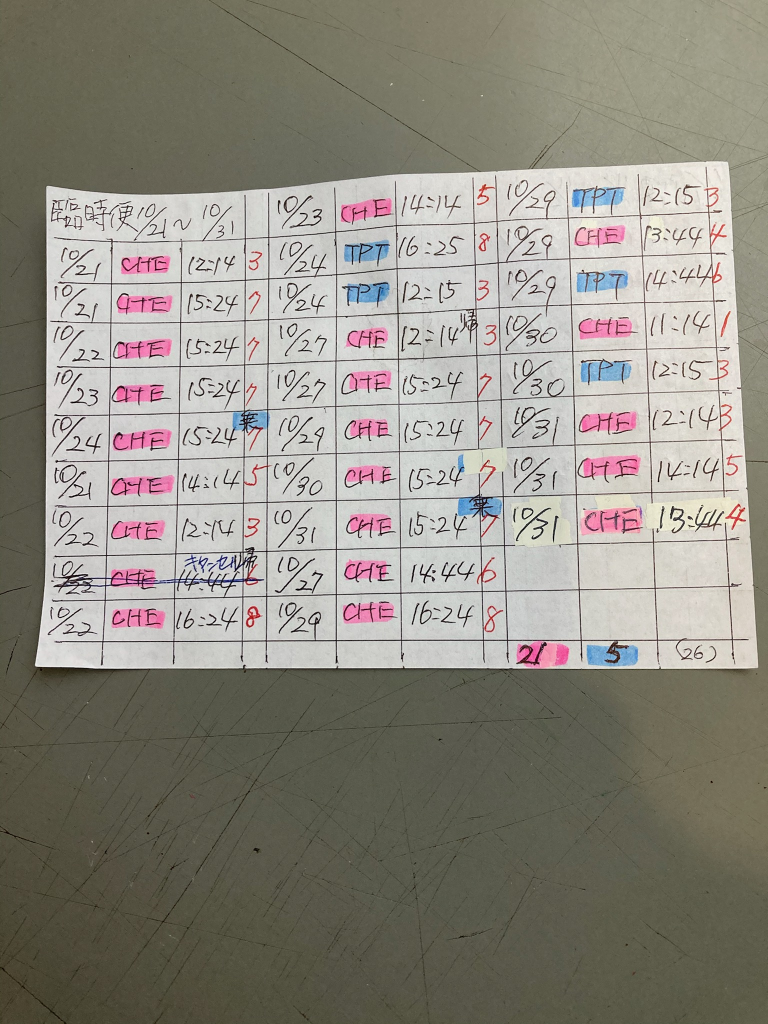
#> input picture app/shared_files/88d838a6_783583252.jpeg, 1536 x 2048 px (shown at 1/2 size)
$ python -i camera_scanner_service.py   (imports and definitions only)
#> lines starting #> are read from the running program, lines starting #| are printed output that depends on the picture; after the words box and inside, x2 and y2 are one past the last pixel; in counts of white or black regions, pixels touching at a corner belong together
"""カメラスキャナーの画像処理パイプライン。

スマートフォンで撮影した「ただの写真」を、プリンターでスキャンしたような
正面化・切り取り済みの書類画像へ補正し、最終的に表裏をまとめた1つのPDFを
生成する。肝となるのは以下の2点で、すべて CPU（OpenCV）だけで完結する。

1. 角度の自動補正＋切り取り
   グレースケール化 → エッジ抽出 → 最大の四角形（カード外形）検出 →
   射影変換（4点ワープ）で正面化し、運転免許証の規格比（ISO/IEC 7810 ID-1,
   85.6mm×54mm ≒ 1.585:1）へ正規化する。

2. スキャン風の仕上げ
   照明ムラの平準化（CLAHE）、簡易ホワイトバランス、軽いシャープ化で、
   色を保ったままスキャナー出力のような均一で締まった見た目にする。

自動検出が外れた場合に備え、利用者が四隅をドラッグして指定する手動補正
（``process_with_points``）と、90度単位の回転（``rotate_image``）も提供する。
"""
from __future__ import annotations

import io
import logging
from typing import List, Optional, Sequence, Tuple

import cv2
import numpy as np
from PIL import Image, ImageOps

logger = logging.getLogger(__name__)

# 運転免許証（ID-1）の縦横比。出力はこの比率の横長へ正規化する。
ID1_RATIO = 85.6 / 54.0

# 射影変換後の出力サイズ（300dpi 相当の横長）。長辺/短辺で固定し、
# どのカードも同じ寸法で揃うようにする。
OUTPUT_LONG_EDGE = 1012   # 85.6mm @ 300dpi
OUTPUT_SHORT_EDGE = int(round(OUTPUT_LONG_EDGE / ID1_RATIO))  # ≒ 638

# 輪郭検出を行う際の作業解像度（長辺）。大きな写真はここまで縮小して高速化する。
DETECT_MAX_EDGE = 1600

# カード外形とみなすために必要な、画面に占める最小面積比。
MIN_QUAD_AREA_RATIO = 0.18

JPEG_QUALITY = 90

# ID-1（運転免許証）の角丸半径。長辺に対する比（3.18mm / 85.6mm）。
CORNER_RADIUS_RATIO = 3.18 / 85.6


class ScanError(ValueError):
    """画像のデコード・処理に失敗したときに送出する。"""


# --------------------------------------------------------------------------- #
# 入出力
# --------------------------------------------------------------------------- #
# [43 lines left out: functions decode_image, encode_jpeg, encode_png, decode_unchanged, not called in this run]


# --------------------------------------------------------------------------- #
# 四角形（カード外形）の検出
# --------------------------------------------------------------------------- #
def _order_points(pts: np.ndarray) -> np.ndarray:
    """4点を 左上・右上・右下・左下 の順へ並べ替える。

    座標の和が最小＝左上、最大＝右下。差(x-y)が最小＝右上、最大＝左下。
    撮影時の回転に関わらず一貫した巻き方向で返す。
    """
    pts = np.asarray(pts, dtype="float32").reshape(4, 2)
    ordered = np.zeros((4, 2), dtype="float32")
    s = pts.sum(axis=1)
    d = np.diff(pts, axis=1).ravel()
    ordered[0] = pts[np.argmin(s)]  # 左上
    ordered[2] = pts[np.argmax(s)]  # 右下
    ordered[1] = pts[np.argmin(d)]  # 右上
    ordered[3] = pts[np.argmax(d)]  # 左下
    return ordered


def _largest_card_contour(work: np.ndarray):
    """カード外形とみられる最大の輪郭を返す。複数の前処理を併用して頑健にする。

    実写真では背景・影・低コントラストで Canny だけだと外形を取りこぼすことが
    あるため、Canny に加えて Otsu 二値化（明るいカードと背景の境界）も試し、
    妥当な面積の最大輪郭を選ぶ。
    """
    gray = cv2.cvtColor(work, cv2.COLOR_BGR2GRAY)
    gray = cv2.bilateralFilter(gray, 9, 75, 75)
    work_area = float(work.shape[0] * work.shape[1])

    contours = []
    # 方法A: 中央値ベースの自動しきい値 Canny（エッジで外形を捉える）
    median = float(np.median(gray))
    lower = int(max(0, 0.66 * median))
    upper = int(min(255, 1.33 * median))
    edged = cv2.Canny(gray, lower, upper)
    edged = cv2.dilate(edged, np.ones((3, 3), np.uint8), iterations=1)
    edged = cv2.morphologyEx(edged, cv2.MORPH_CLOSE, np.ones((5, 5), np.uint8))
    ca, _ = cv2.findContours(edged, cv2.RETR_LIST, cv2.CHAIN_APPROX_SIMPLE)
    contours.extend(ca)
    # 方法B: Otsu 二値化（明暗どちらの背景でも拾えるよう正負両方）
    _, th = cv2.threshold(gray, 0, 255, cv2.THRESH_BINARY + cv2.THRESH_OTSU)
    for binimg in (th, cv2.bitwise_not(th)):
        cb, _ = cv2.findContours(binimg, cv2.RETR_EXTERNAL, cv2.CHAIN_APPROX_SIMPLE)
        contours.extend(cb)

    best = None
    best_area = 0.0
    for cnt in contours:
        area = cv2.contourArea(cnt)
        # 小さすぎ（誤検出）・大きすぎ（画像全体の枠）は除外。
        if area < MIN_QUAD_AREA_RATIO * work_area or area > 0.985 * work_area:
            continue
        if area > best_area:
            best = cnt
            best_area = area
    return best


def _quad_from_contour(cnt: np.ndarray) -> np.ndarray:
    """輪郭から4隅を得る。まず4角形近似、ダメなら最小外接の回転矩形で代用する。

    回転矩形（``minAreaRect``）を使うことで、斜めに撮られたカードでも淵に沿った
    傾きを検出でき、射影変換で垂直・平行へ（自動回転して）正面化できる。
    """
    peri = cv2.arcLength(cnt, True)
    approx = cv2.approxPolyDP(cnt, 0.02 * peri, True)
    if len(approx) == 4 and cv2.isContourConvex(approx):
        return approx.reshape(4, 2).astype("float32")
    # 4角形に近似できない（背景が複雑・淵が一部欠ける等）ときは、淵に最もよく
    # 沿う回転矩形の4隅を使う。これによりカードの傾きを検出して水平化できる。
    box = cv2.boxPoints(cv2.minAreaRect(cnt))
    return box.astype("float32")


def _auto_detect_quad(bgr: np.ndarray) -> Optional[np.ndarray]:
    """画像中のカード外形を検出して4隅を返す。

    見つからなければ ``None``。座標は入力 ``bgr`` のピクセル座標系で返す。
    """
    h, w = bgr.shape[:2]
    scale = min(1.0, DETECT_MAX_EDGE / float(max(h, w)))
    work = cv2.resize(bgr, (int(w * scale), int(h * scale)), interpolation=cv2.INTER_AREA) if scale < 1.0 else bgr

    cnt = _largest_card_contour(work)
    if cnt is None:
        return None
    quad = _quad_from_contour(cnt)
    if scale < 1.0:
        quad = quad / scale
    return _order_points(quad)


# --------------------------------------------------------------------------- #
# 射影変換（正面化＋切り取り）と仕上げ
# --------------------------------------------------------------------------- #
# [232 lines left out: functions _warp_to_card, enhance_document, _fine_deskew, _round_corners, _finish_card, rotate_image and 4 more, not called in this run]

>>> import cv2
>>> picture = cv2.cvtColor(cv2.imread('../shared_files/88d838a6_783583252.jpeg'), cv2.COLOR_BGR2RGB)
>>> result = _auto_detect_quad(picture)
#> in _largest_card_contour, `gray = cv2.cvtColor(work, cv2.COLOR_BGR2GRAY)`:
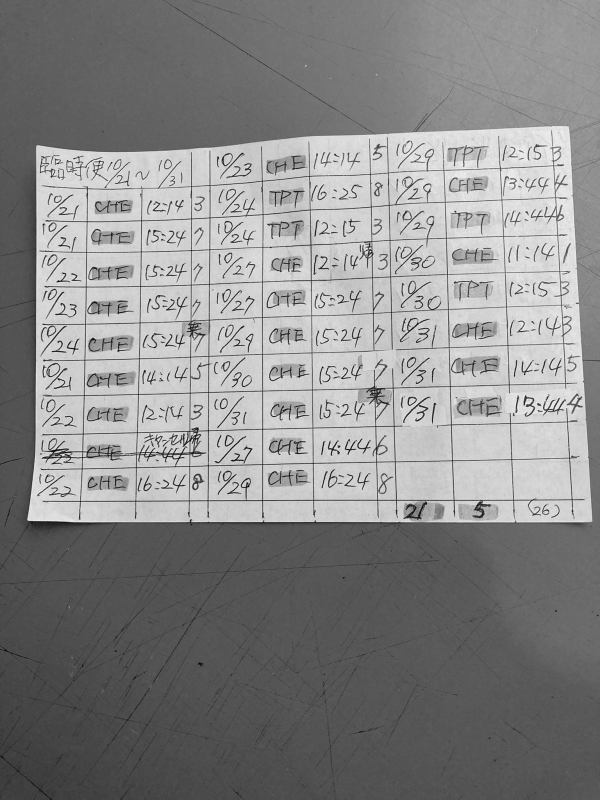
#> gray: shape (1600, 1200) (shown at 1/2 size); min 0, max 245, mean 137.2
#> in _largest_card_contour, `median = float(np.median(gray))`: median = 119
#> in _largest_card_contour, `lower = int(max(0, 0.66 * median))`: lower = 78
#> in _largest_card_contour, `upper = int(min(255, 1.33 * median))`: upper = 158
#> in _largest_card_contour, `edged = cv2.Canny(gray, lower, upper)`:
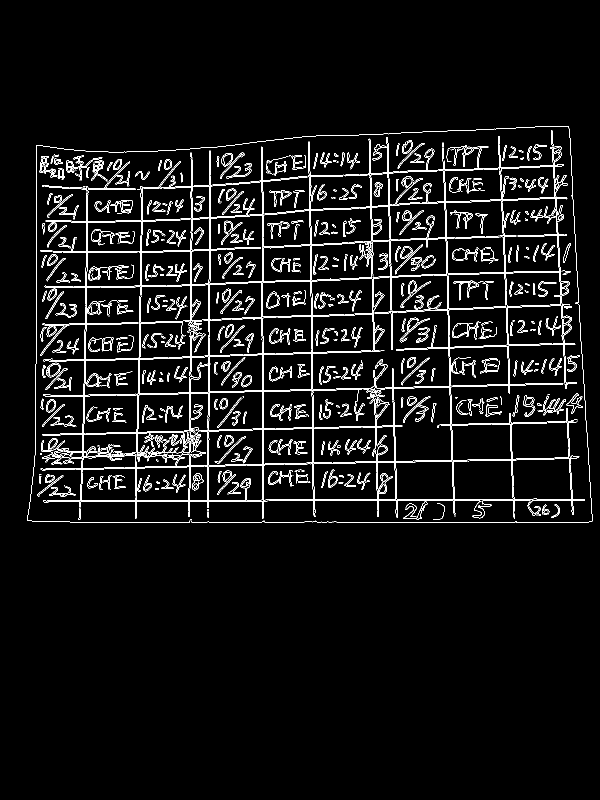
#> edged: shape (1600, 1200) (shown at 1/2 size); 4.6% white in thin lines or dots, all inside (x1, y1, x2, y2) = (54, 252, 1185, 1045)
#> in _largest_card_contour, `edged = cv2.dilate(edged, np.ones((3, 3), np.uint8), iterations=1)`:
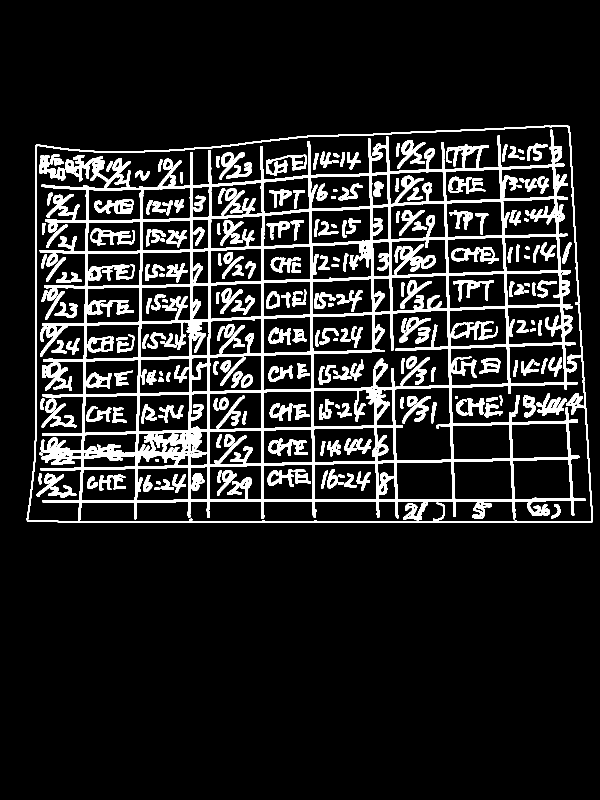
#> edged: shape (1600, 1200) (shown at 1/2 size); 12.7% white; 262 white regions, largest, box (x1, y1, x2, y2) and area: (79, 259, 1171, 1041) 132912, (53, 251, 1186, 1046) 11637, (789, 488, 872, 550) 1804
#> in _largest_card_contour, `edged = cv2.morphologyEx(edged, cv2.MORPH_CLOSE, np.ones((5, 5), np.ui..`:
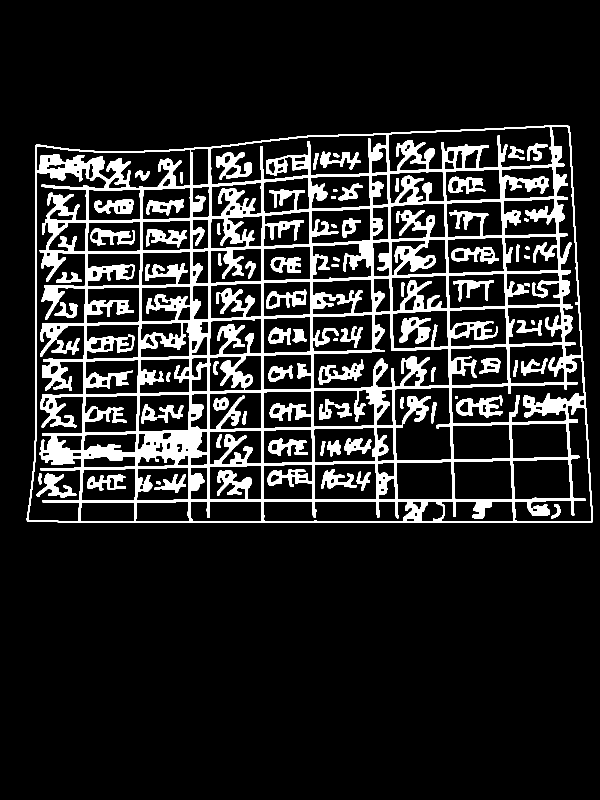
#> edged: shape (1600, 1200) (shown at 1/2 size); 13.7% white; 74 white regions
#> in _largest_card_contour, `ca, _ = cv2.findContours(edged, cv2.RETR_LIST, cv2.CHAIN_APPROX_SIMPLE)`: ca = 347 contours, 1 with area under 20; largest, box (x1, y1, x2, y2) and area: (53, 251, 1186, 1046) 839210, (56, 336, 213, 1044) 46478, (421, 269, 773, 369) 22186, (626, 627, 899, 778) 18314, (776, 253, 1105, 344) 17906
#> in _largest_card_contour, `_, th = cv2.threshold(gray, 0, 255, cv2.THRESH_BINARY + cv2.THRESH_OTSU)`:
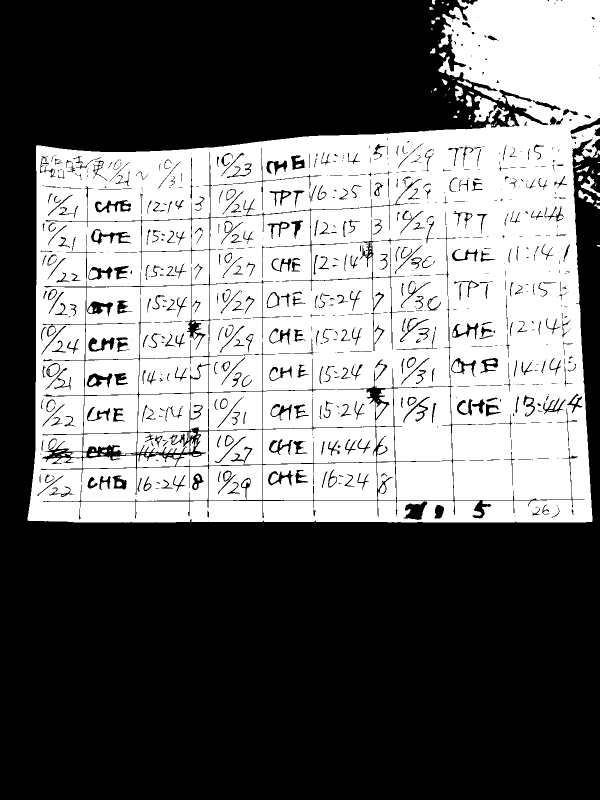
#> th: shape (1600, 1200) (shown at 1/2 size); 43.5% white; 123 white regions (45 under 20 px)
#> the loop in _largest_card_contour, `for binimg in (th, cv2.bitwise_not(th)):` made 2 passes
#> after the loop in _largest_card_contour, `for binimg in (th, cv2.bitwise_not(th)):`: contours = 1232 contours, 589 with area under 20; largest, box (x1, y1, x2, y2) and area: (0, 0, 1200, 1600) 1009049, (55, 0, 1200, 1045) 901412, (53, 251, 1186, 1046) 839210, (82, 562, 1079, 1037) 96176, (56, 336, 213, 1044) 46478
#> the loop in _largest_card_contour, `for cnt in contours:` made 1232 passes
#> (area, best_area) on passes 347, 397, 1232: (839210.5, 839210.5), (901411.5, 901411.5), (1009049, 1009049)
#> area on passes 1 to 6: 94, 49, 197.5, 4198.5, 5554, 4065
#> after the loop in _largest_card_contour, `for cnt in contours:`: best = contour of 1374 points, box (x1, y1, x2, y2) (0, 0, 1200, 1600), area 1009049; best_area = 1009049
#> in _auto_detect_quad, `cnt = _largest_card_contour(work)`: cnt has the same summary as best in _largest_card_contour
#> in _quad_from_contour, `peri = cv2.arcLength(cnt, True)`: peri = 10620.2
#> in _quad_from_contour, `approx = cv2.approxPolyDP(cnt, 0.02 * peri, True)`: approx = [[0, 0], [0, 1599], [1199, 1599], [1199, 278], [1183, 1044], [57, 1042], [73, 290], [1096, 248]]
#> in _quad_from_contour, `box = cv2.boxPoints(cv2.minAreaRect(cnt))`: box = [[1199, 1599], [-4.9e-14, 1599], [0, 0], [1199, 0]]
#> in _auto_detect_quad, `quad = _quad_from_contour(cnt)`: quad has the same summary as box in _quad_from_contour
#> in _auto_detect_quad, `quad = quad / scale`: quad = [[1534.7, 2046.7], [-6.27e-14, 2046.7], [0, 0], [1534.7, 0]]
#> in _order_points, `pts = np.asarray(pts, dtype="float32").reshape(4, 2)`: pts has the same summary as quad in _auto_detect_quad
#> in _order_points, `s = pts.sum(axis=1)`: s = [3581.4, 2046.7, 0, 1534.7]
#> in _order_points, `d = np.diff(pts, axis=1).ravel()`: d = [512, 2046.7, 0, -1534.7]
#> result = [[0, 0], [1534.7, 0], [1534.7, 2046.7], [-6.27e-14, 2046.7]]
